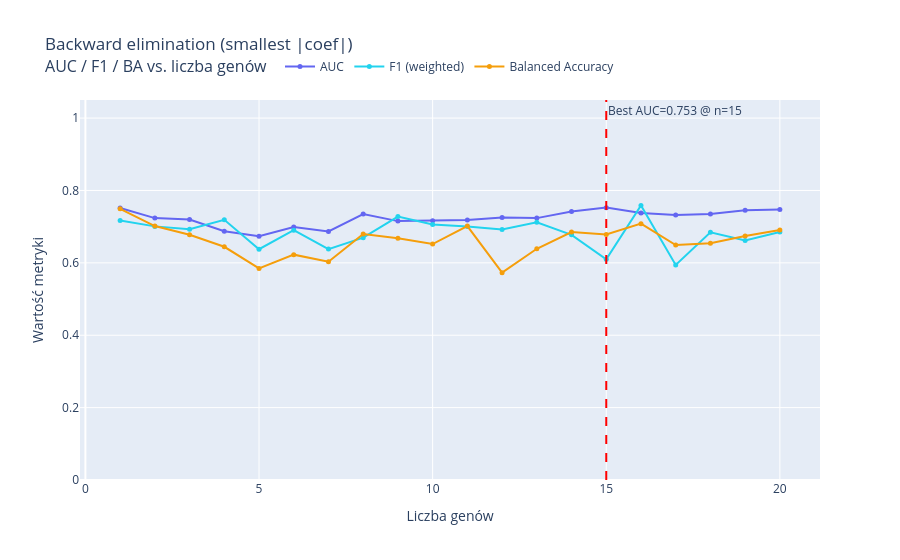

Source (notebook cell):
### Code cell
import plotly.graph_objects as go

results = []
N_START = 20
current_genes = ranking_df.head(N_START)['gene'].tolist()
X_train_50 = pd.DataFrame(X_train, columns=feature_names)[current_genes]
X_valid_50 = pd.DataFrame(X_valid, columns=feature_names)[current_genes]
X_test_50  = pd.DataFrame(X_test,  columns=feature_names)[current_genes]

for n in range(N_START, 0, -1):
    X_tr = X_train_50[current_genes]
    X_va = X_valid_50[current_genes]
    X_te = X_test_50[current_genes]

    clf = LogisticRegression(solver='saga', max_iter=15000,
                             class_weight='balanced', fit_intercept=True)
    clf.fit(X_tr, y_train)

    # metryki
    y_va_prob = clf.predict_proba(X_va)[:, 1]
    fpr_v, tpr_v, thr_v = roc_curve(y_valid, y_va_prob)
    best_thr  = thr_v[np.argmax(tpr_v - fpr_v)]

    y_te_prob = clf.predict_proba(X_te)[:, 1]
    y_pred_n  = (y_te_prob >= best_thr).astype(int)

    auc = roc_auc_score(y_test, y_te_prob)
    f1  = f1_score(y_test, y_pred_n, average='weighted')
    ba  = balanced_accuracy_score(y_test, y_pred_n)

    results.append({'n_genes': n, 'auc': auc, 'f1': f1, 'ba': ba,
                    'threshold': best_thr, 'genes': current_genes.copy()})

    print(f"n={n:>2}  AUC={auc:.4f}  F1={f1:.4f}  BA={ba:.4f}  "
          f"usuwam: {current_genes[np.argmin(np.abs(clf.coef_[0]))]}")

    if n == 1:
        break

    # usuń gen z najmniejszą wagą bezwzględną
    worst_idx  = np.argmin(np.abs(clf.coef_[0]))
    current_genes.pop(worst_idx)

results_df = pd.DataFrame(results).sort_values('n_genes').reset_index(drop=True)

# --- wykres ---
fig = go.Figure()

for metric, label, color in [
    ('auc', 'AUC',               '#6366f1'),
    ('f1',  'F1 (weighted)',     '#22d3ee'),
    ('ba',  'Balanced Accuracy', '#f59e0b'),
]:
    fig.add_trace(go.Scatter(
        x=results_df['n_genes'],
        y=results_df[metric],
        mode='lines+markers',
        name=label,
        line=dict(color=color, width=2),
        marker=dict(size=5),
    ))

best_row = results_df.loc[results_df['auc'].idxmax()]
fig.add_vline(x=best_row['n_genes'], line_dash='dash', line_color='red',
              annotation_text=f"Best AUC={best_row['auc']:.3f} @ n={int(best_row['n_genes'])}",
              annotation_position='top right')

fig.update_layout(
    title={"text": "Backward elimination (smallest |coef|)<br>"
                   "<span style='font-size:16px;font-weight:normal'>"
                   "AUC / F1 / BA vs. liczba genów</span>"},
    legend=dict(orientation='h', yanchor='bottom', y=1.05, xanchor='center', x=0.5),
)
fig.update_xaxes(title_text="Liczba genów", dtick=5)
fig.update_yaxes(title_text="Wartość metryki", range=[0, 1.05])
fig.show()

print(f"\nNajlepszy wynik:")
print(best_row[['n_genes', 'auc', 'f1', 'ba', 'threshold']])
print("Geny:", best_row['genes'])

### Figure 1 — Plotly figure (JSON) as saved in the notebook; plotly's stock layout.template omitted (floating-point values rounded to 4 significant figures)
{"data": [{"line": {"color": "#6366f1", "width": 2}, "marker": {"size": 5}, "mode": "lines+markers", "name": "AUC", "x": [1, 2, 3, 4, 5, 6, 7, 8, 9, 10, 11, 12, 13, 14, 15, 16, 17, 18, 19, 20], "y": [0.7516, 0.7236, 0.72, 0.6874, 0.6734, 0.6993, 0.6869, 0.735, 0.7153, 0.7164, 0.7184, 0.7257, 0.7236, 0.7417, 0.7526, 0.7381, 0.7324, 0.735, 0.7453, 0.7474], "type": "scatter"}, {"line": {"color": "#22d3ee", "width": 2}, "marker": {"size": 5}, "mode": "lines+markers", "name": "F1 (weighted)", "x": [1, 2, 3, 4, 5, 6, 7, 8, 9, 10, 11, 12, 13, 14, 15, 16, 17, 18, 19, 20], "y": [0.7168, 0.7008, 0.6927, 0.7191, 0.6378, 0.6902, 0.6381, 0.6696, 0.7279, 0.706, 0.7008, 0.6919, 0.7119, 0.6775, 0.6099, 0.7585, 0.594, 0.6846, 0.6616, 0.6853], "type": "scatter"}, {"line": {"color": "#f59e0b", "width": 2}, "marker": {"size": 5}, "mode": "lines+markers", "name": "Balanced Accuracy", "x": [1, 2, 3, 4, 5, 6, 7, 8, 9, 10, 11, 12, 13, 14, 15, 16, 17, 18, 19, 20], "y": [0.7492, 0.7016, 0.6778, 0.6444, 0.5846, 0.6227, 0.603, 0.6799, 0.6682, 0.6519, 0.7016, 0.573, 0.639, 0.6853, 0.6786, 0.7083, 0.6493, 0.654, 0.6744, 0.6907], "type": "scatter"}], "layout": {"shapes": [{"line": {"color": "red", "dash": "dash"}, "type": "line", "x0": 15, "x1": 15, "xref": "x", "y0": 0, "y1": 1, "yref": "y domain"}], "annotations": [{"showarrow": false, "text": "Best AUC=0.753 @ n=15", "x": 15, "xanchor": "left", "xref": "x", "y": 1, "yanchor": "top", "yref": "y domain"}], "title": {"text": "Backward elimination (smallest |coef|)<br><span style='font-size:16px;font-weight:normal'>AUC / F1 / BA vs. liczba genów</span>"}, "legend": {"orientation": "h", "yanchor": "bottom", "y": 1.05, "xanchor": "center", "x": 0.5}, "xaxis": {"title": {"text": "Liczba genów"}, "dtick": 5}, "yaxis": {"title": {"text": "Wartość metryki"}, "range": [0, 1.05]}}}
